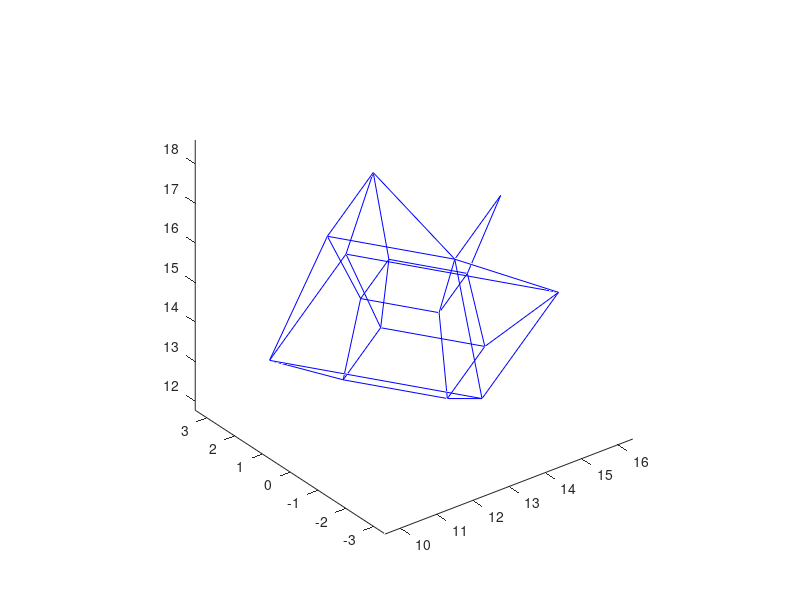

The MATLAB script that drew this image:
clear all;
load traversal
load coords


%%
points = coords([traversal(1,2);traversal(:,3)],2:end)';
n = size(points,2);

t = 1;

rotMat1 = [ cos(t)  sin(t)  0  0;
          -sin(t)  cos(t)  0  0; % XY rotation
             0         0       1  0;
             0         0       0  1];

rotMat2 = [1  0    0        0;
           0  1    0        0;    % ZW rotation
           0  0  cos(t)  -sin(t);
           0  0  sin(t)   cos(t)];  


rot_points = rotMat1*rotMat2*points;
unit_points3 = 2*rot_points(1:3,:)./abs(3-ones(3,1)*rot_points(4,:));

points3 = 2*unit_points3 + [13; 0; 15]*ones(1,n);

figure(1);
clf
plot3(points3(1,:),points3(2,:),points3(3,:),'b-')
axis equal


painting = [points3', zeros(n,1), pi/2*ones(n,1), zeros(n,1), zeros(n,1), ones(n,1), zeros(n,1), zeros(n,1)];
save('team106.mat','painting');
